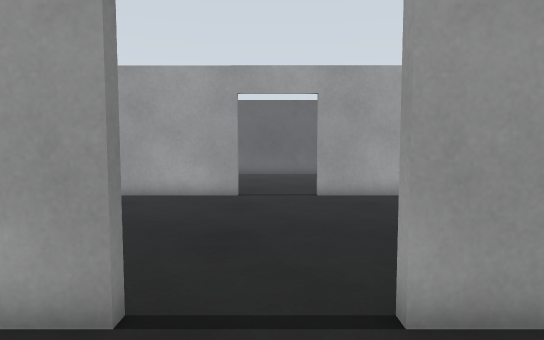
view 1 (above)

21 first-person views from a walk through a robot-simulator world made for Gazebo. The camera is 0.94 m above the floor, tilts 4° down and sees 75° across. The floor is counted in squares, 0.5 m on a side. Each view is taken from the middle of a square. On the plan, view 1 faces up. The plan holds only what a view shows up to about 18 squares ahead; the rest is blank.

view 2
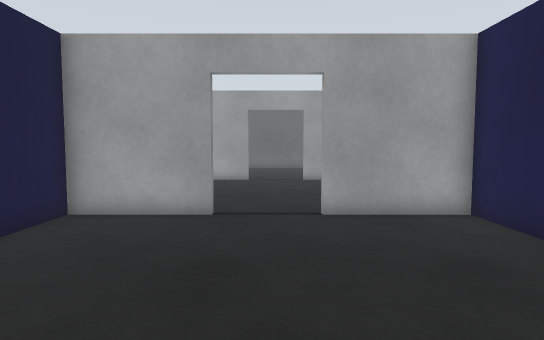

view 3
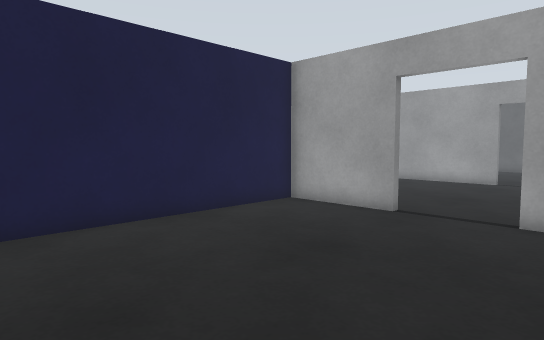

view 4
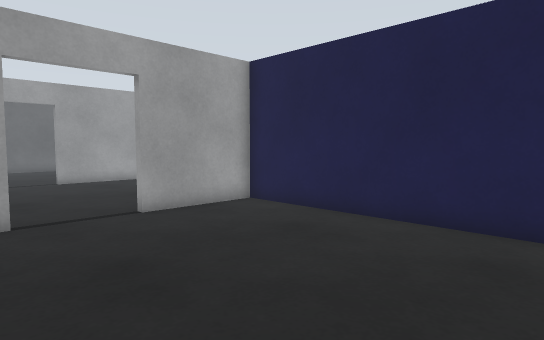

view 5
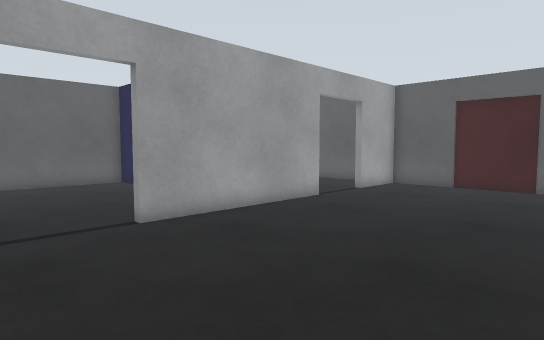

view 6
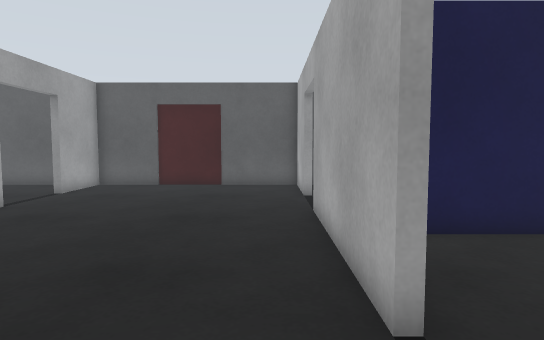

view 7
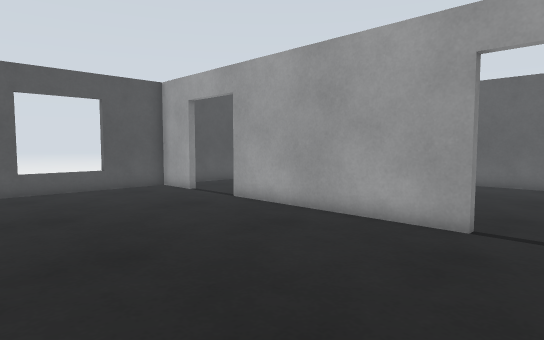

view 8
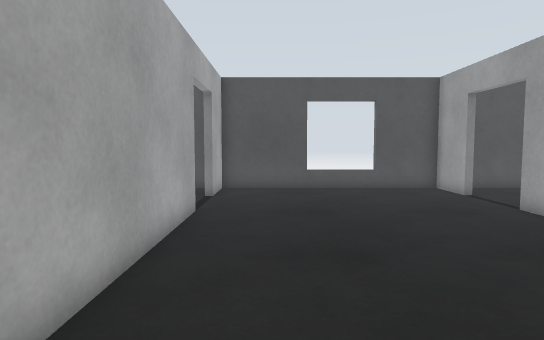

view 9
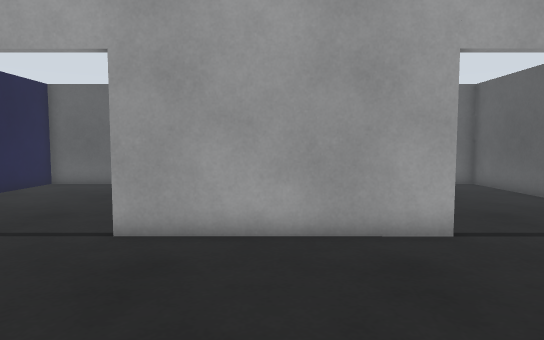

view 10
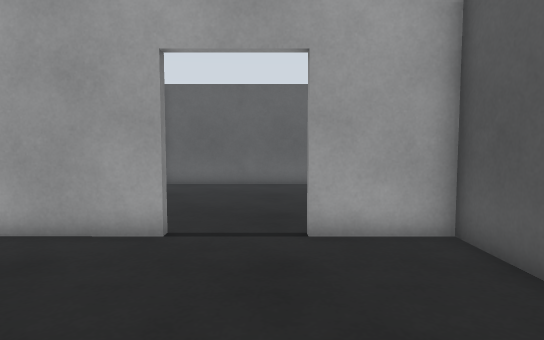

view 11
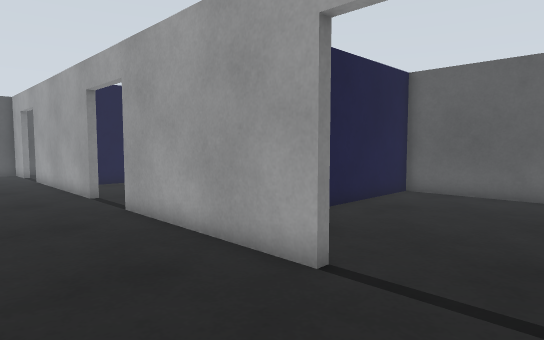

view 12
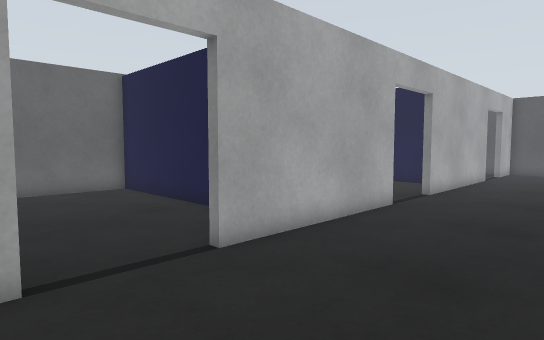

view 13
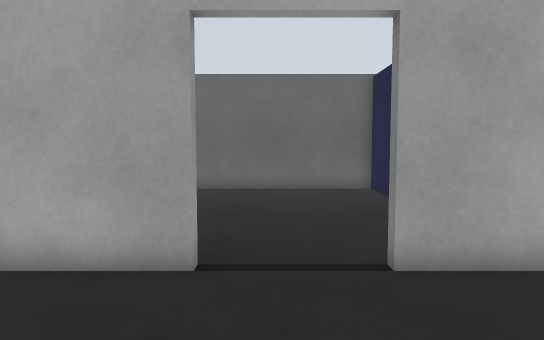

view 14
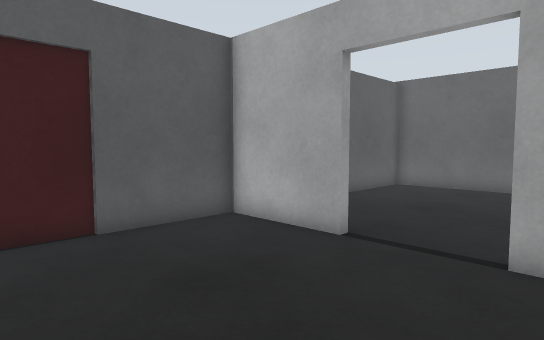

view 15
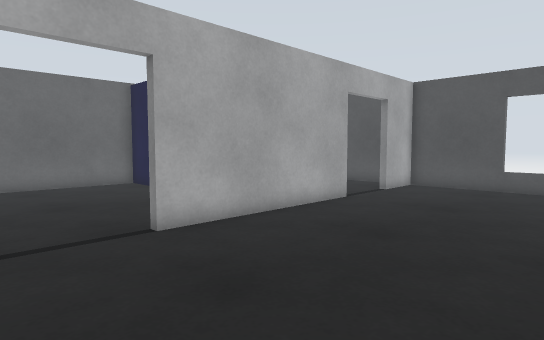

view 16
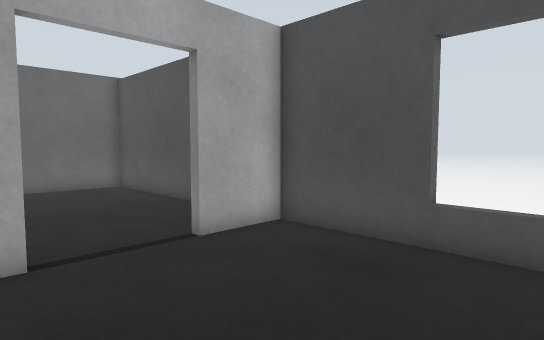

view 17
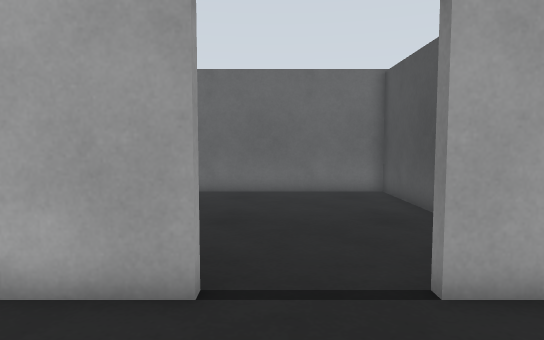

view 18
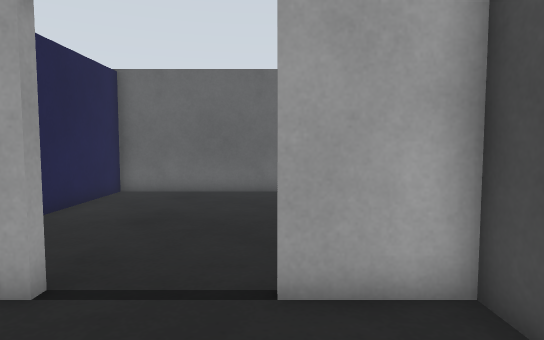

view 19
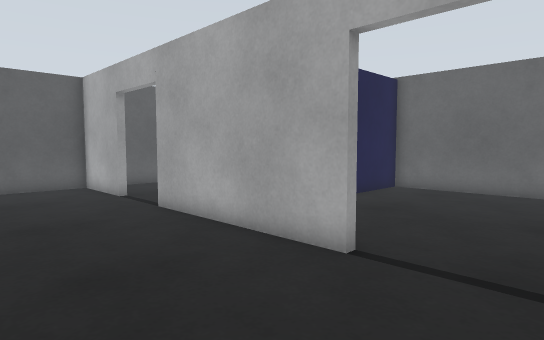

view 20
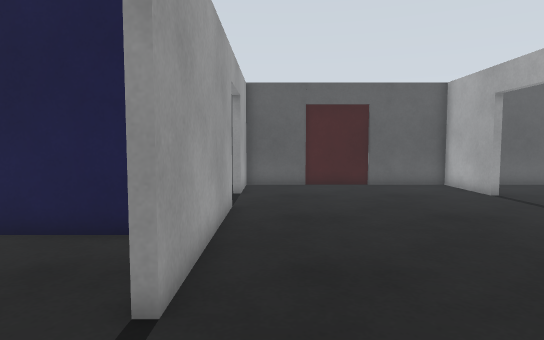

view 21
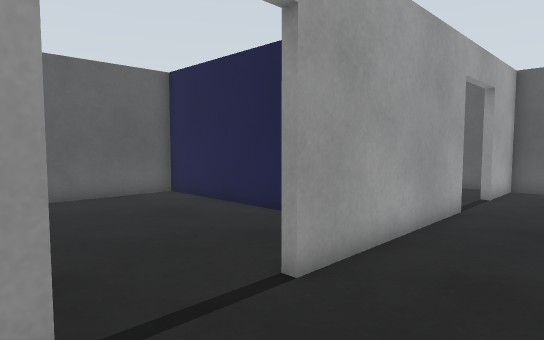

### Floor plan
Ten units are one square. View 1 is at (0, 0); x grows to the right and y downward. Boxes are objects, and circles mark ways between rooms. Rooms are numbered by the first view taken in them; rooms with no view inside come last. Other rooms are left out.
<svg viewBox="-150 -237 305 305">
<path fill="none" stroke="#000" d="M-15 -35 -55 -35 -55 63 54 63 54 -35 12 -35M-13 -132 -94 -132M12 -38 82 -38M88 -132 17 -132M-91 -38 -16 -38M112 -38 148 -38 148 -75M-122 -132 -145 -132 -145 -38 -120 -38M148 -104 148 -132 118 -132M-12 -232 -57 -232 -57 -199M-57 -164 -57 -150M54 -149 54 -232 2 -232M57 0 57 63 148 63 148 -31M112 -34 112 -38M-145 3 -145 63 -59 63 -59 14M-145 -31 -145 -17M148 -137 148 -232 57 -232 57 -178"/>
<circle cx="-5" cy="-40" r="3" fill="#2a7"/>
<circle cx="0" cy="-130" r="3" fill="#2a7"/>
<circle cx="105" cy="-40" r="3" fill="#2a7"/>
<circle cx="-105" cy="-40" r="3" fill="#2a7"/>
<circle cx="110" cy="-130" r="3" fill="#2a7"/>
<text x="0" y="10">1</text>
<text x="0" y="-90">2</text>
<text x="0" y="-180">3</text>
<text x="100" y="10">4</text>
<text x="-110" y="10">5</text>
<text x="100" y="-180">6</text>
</svg>
Room 1 opens to room 2. Room 2 opens to room 3. Room 2 opens to room 4. Room 2 opens to room 5. Room 2 opens to room 6.

Where each view was taken, in squares from view 1:
view 1: 0 up, 0 right, facing up
view 2: 6 down, 0 right, facing up
view 3: 6 down, 3 right, facing up-left
view 4: 6 down, 3 left, facing up-right
view 5: 5 up, 2 left, facing up-right
view 6: 5 up, 2 left, facing right
view 7: 5 up, 1 right, facing up-left
view 8: 6 up, 1 right, facing left
view 9: 6 up, 5 right, facing up
view 10: 6 up, 11 right, facing up
view 11: 9 up, 12 right, facing up-left
view 12: 9 up, 12 right, facing down-left
view 13: 9 up, 10 right, facing down
view 14: 10 up, 7 right, facing down-right
view 15: 11 up, 2 right, facing down-left
view 16: 10 up, 8 left, facing down-left
view 17: 8 up, 10 left, facing down
view 18: 8 up, 12 left, facing down
view 19: 9 up, 2 left, facing down-right
view 20: 12 up, 2 left, facing right
view 21: 10 up, 2 left, facing up-right
